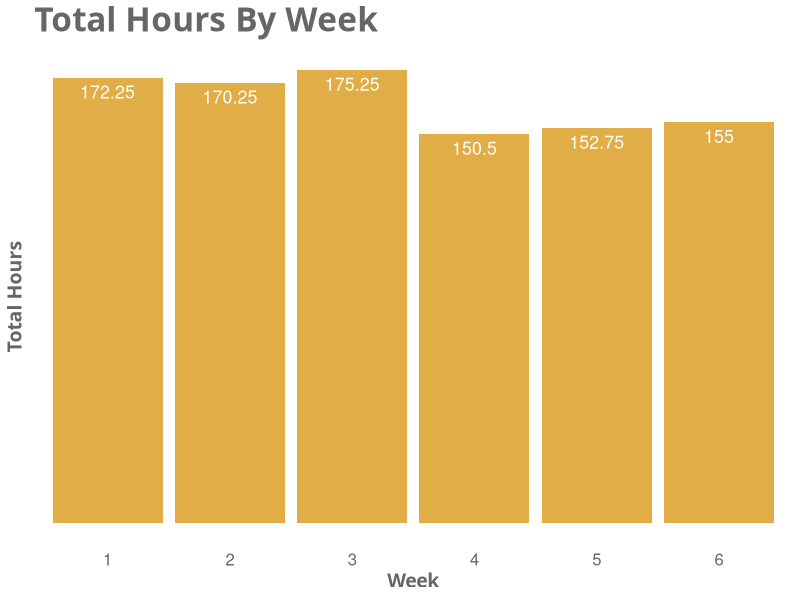
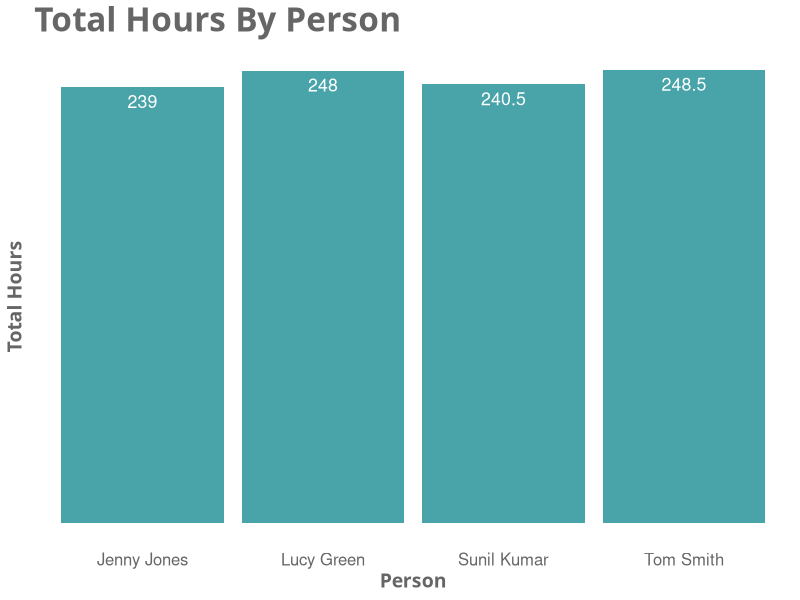
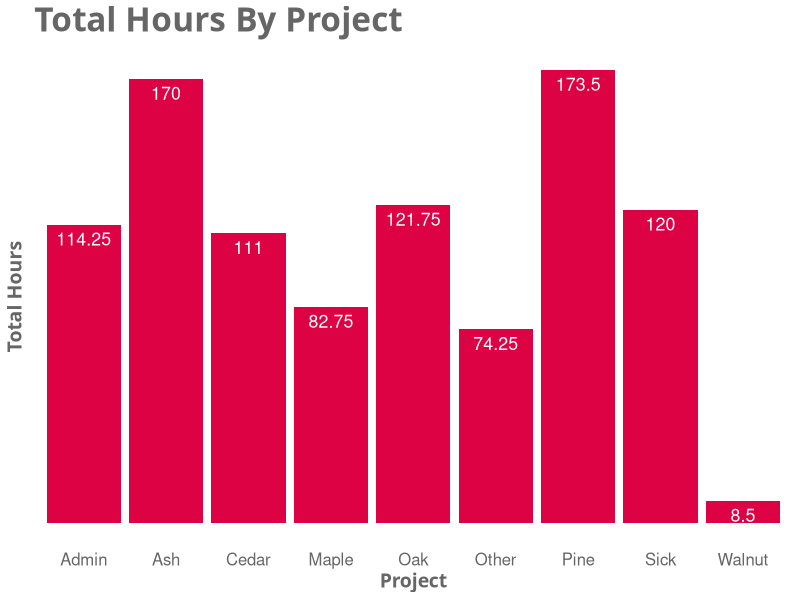

Recreate these plots in R, in order.
# Access the readr library so we can import the csv file
library(readr)

# Import the csv file. Change the Date column to date format. Change the Week, Month, and Year columns to factors.
TimesheetData <- read_csv("TimesheetData.csv", col_types = cols(Date = col_date(format = "%d/%m/%Y"), Month = col_factor(), Week = col_factor(), Year = col_factor()))

# View the data in the csv file that's been imported
View(TimesheetData)

# Create a new data frame called HoursByWeek containing the total hours by week
HoursByWeek <- aggregate(TimesheetData$Hours, by=list(Category=TimesheetData$Week), FUN=sum)

# Rename the column headings to Week and TotalHours
names(HoursByWeek) <- c("Week", "TotalHours")

# Create a new data frame called HoursByPerson containing total hours by person
HoursByPerson <- aggregate(TimesheetData$Hours, by=list(Category=TimesheetData$Person), FUN=sum)

# Rename the column headings to Person and TotalHours
names(HoursByPerson) <- c("Person", "TotalHours")

# Create a new data frame called HoursByProject containing total hours by project
HoursByProject <- aggregate(TimesheetData$Hours, by=list(Category=TimesheetData$Project), FUN=sum)

# Rename the column headings to Project and TotalHours
names(HoursByProject) <- c("Project", "TotalHours")

# Create a bar chart for HoursByWeek. Start by calling the ggplot2 library. Get the max number of weeks as a variable to use in the customisation of the tick marks to ensure each bar has a tick mark on the x axis.

library(ggplot2)


# MaxWeeks <- max(HoursByWeek$Week)

HoursByWeekPlot <- ggplot(HoursByWeek, aes(x = Week, y = TotalHours)) +
  geom_bar(stat = "identity", fill = "#e1ad46") +
  geom_text(aes(label = TotalHours), vjust = 1.6, color = "white", size = 4.5) +
  ggtitle("Total Hours By Week") +
  theme(plot.title = element_text(family = "Trebuchet MS", color="#666666", face="bold", size=24, hjust=0)) + 
  theme(panel.grid.major = element_blank(), panel.grid.minor = element_blank()) +
  theme(panel.background = element_blank()) +  
  theme(axis.text.y = element_blank(),axis.ticks=element_blank()) + 
  theme(axis.text.x = element_text(size=12, color = "#666666")) +
  theme(axis.title = element_text(family = "Trebuchet MS", color="#666666", face="bold", size=14)) +
  #scale_x_continuous(breaks=seq(1,3,1)) +
  labs(y = "Total Hours")

HoursByWeekPlot


# Create a bar chart for HoursByPerson. 

HoursByPersonPlot <- ggplot(HoursByPerson, aes(x = Person, y = TotalHours)) +
  geom_bar(stat = "identity", fill = "#49a4aa") +
  geom_text(aes(label = TotalHours), vjust = 1.6, color = "white", size = 4.5) +
  ggtitle("Total Hours By Person") +
  theme(plot.title = element_text(family = "Trebuchet MS", color="#666666", face="bold", size=24, hjust=0)) + 
  theme(panel.grid.major = element_blank(), panel.grid.minor = element_blank()) +
  theme(panel.background = element_blank()) +  
  theme(axis.text.y = element_blank(),axis.ticks=element_blank()) + 
  theme(axis.text.x = element_text(size=12, color = "#666666")) +
  theme(axis.title = element_text(family = "Trebuchet MS", color="#666666", face="bold", size=14)) +
  labs(y = "Total Hours")

HoursByPersonPlot

# Create a bar chart for HoursByProject. 

HoursByProjectPlot <- ggplot(HoursByProject, aes(x = Project, y = TotalHours)) +
  geom_bar(stat = "identity", fill = "#dd0244") +
  geom_text(aes(label = TotalHours), vjust = 1.6, color = "white", size = 4.5) +
  ggtitle("Total Hours By Project") +
  theme(plot.title = element_text(family = "Trebuchet MS", color="#666666", face="bold", size=24, hjust=0)) + 
  theme(panel.grid.major = element_blank(), panel.grid.minor = element_blank()) +
  theme(panel.background = element_blank()) +  
  theme(axis.text.y = element_blank(),axis.ticks=element_blank()) + 
  theme(axis.text.x = element_text(size=12, color = "#666666")) +
  theme(axis.title = element_text(family = "Trebuchet MS", color="#666666", face="bold", size=14)) +
  labs(y = "Total Hours")

HoursByProjectPlot


